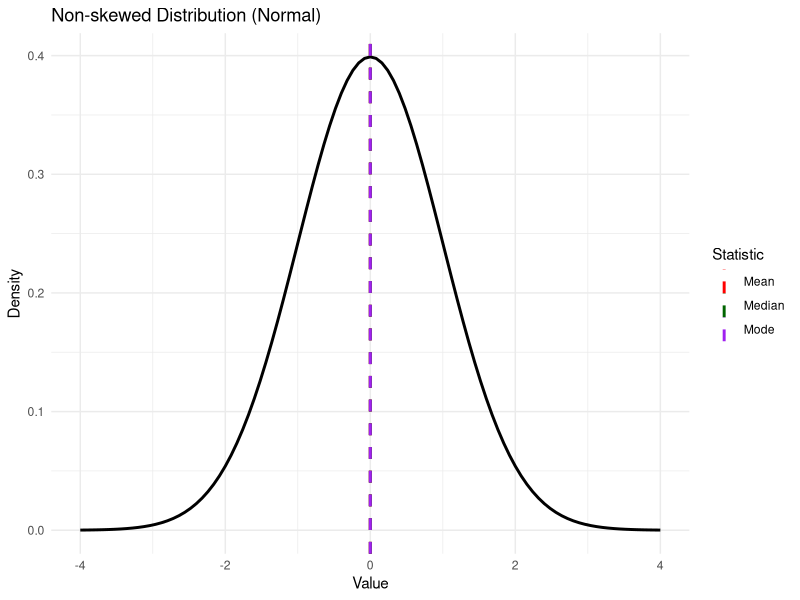
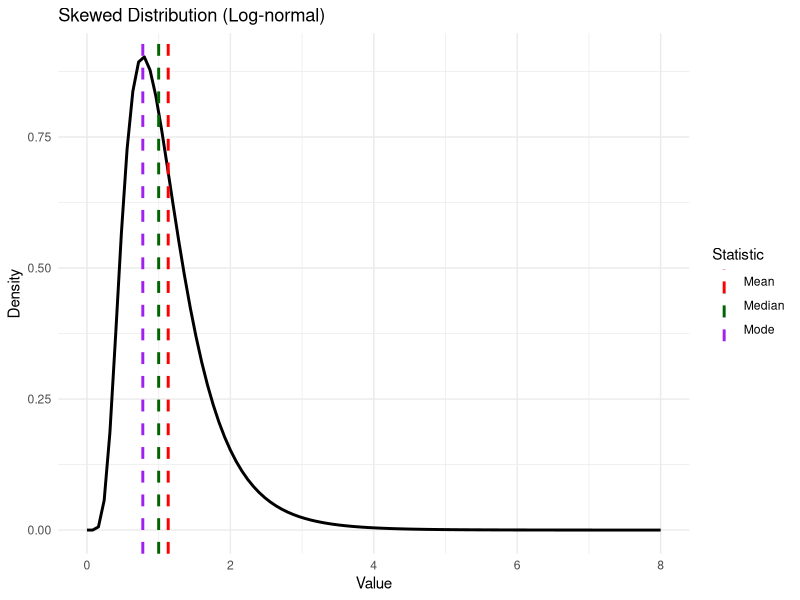

R code for these plots, in order:
## ---- chunk 1
library(ggplot2)

# -----------------------------
# Theoretical reference lines
# -----------------------------
lines_normal <- data.frame(
  value = c(0, 0, 0),
  Statistic = c("Mean", "Median", "Mode")
)

lines_lognormal <- data.frame(
  value = c(exp(1/8), 1, exp(-1/4)),
  Statistic = c("Mean", "Median", "Mode")
)

cols <- c("Mean" = "red", "Median" = "darkgreen", "Mode" = "purple")

# -----------------------------
# Normal distribution
# -----------------------------
p1 <- ggplot() +
  stat_function(fun = dnorm, size = 1, color = "black") +
  geom_vline(
    data = lines_normal,
    aes(xintercept = value, color = Statistic),
    linetype = "dashed",
    size = 1
  ) +
  scale_color_manual(values = cols) +
  scale_x_continuous(limits = c(-4, 4)) +
  labs(
    title = "Non-skewed Distribution (Normal)",
    x = "Value", y = "Density", color = "Statistic"
  ) +
  theme_minimal()

# -----------------------------
# Log-normal distribution: LN(0, 0.5)
# -----------------------------
p2 <- ggplot() +
  stat_function(
    fun = function(x) dlnorm(x, meanlog = 0, sdlog = 0.5),
    size = 1,
    color = "black"
  ) +
  geom_vline(
    data = lines_lognormal,
    aes(xintercept = value, color = Statistic),
    linetype = "dashed",
    size = 1
  ) +
  scale_color_manual(values = cols) +
  scale_x_continuous(limits = c(0, 8)) +
  labs(
    title = "Skewed Distribution (Log-normal)",
    x = "Value", y = "Density", color = "Statistic"
  ) +
  theme_minimal()

p1
p2
